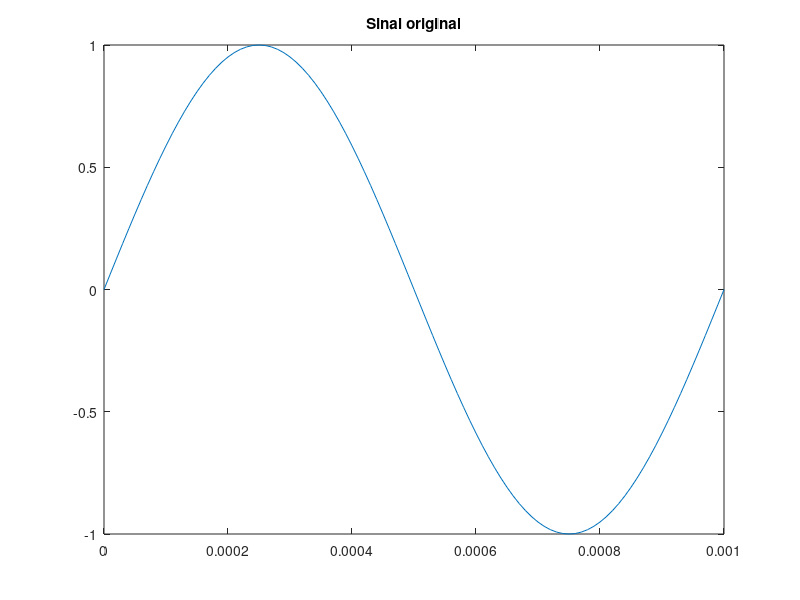
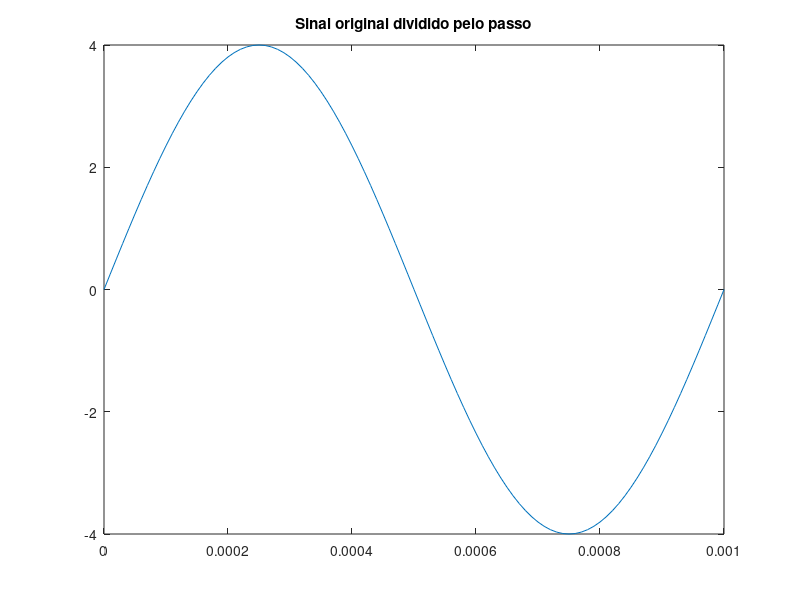
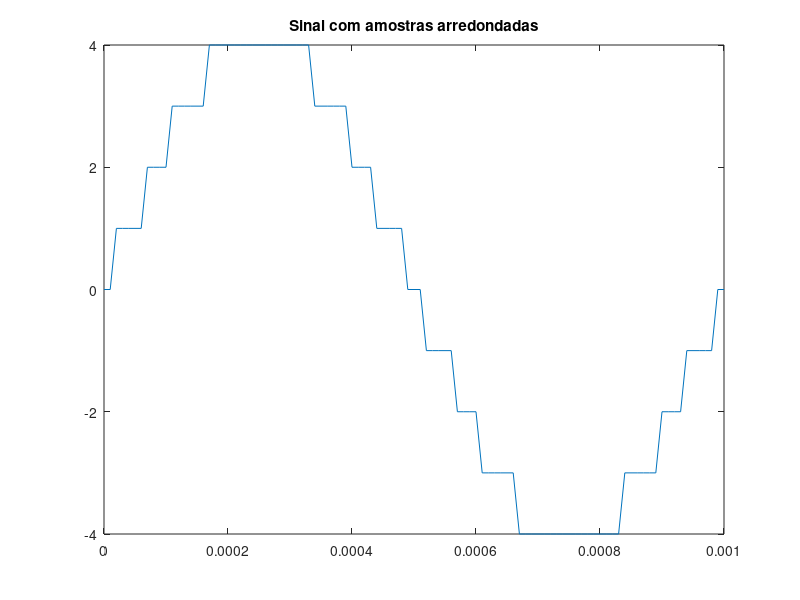
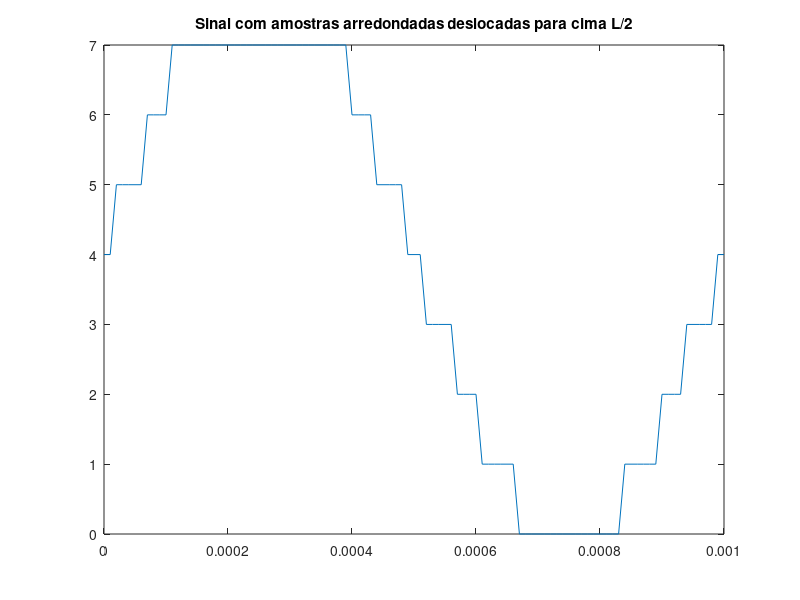

Source code (MATLAB) for these figures, in order:
clear all
close all
clc

A = 1;
f = 1000;
N = 100;
fs = N*f;   
num_periodos = 1000;
tempo_final = num_periodos*(1/f);
t = [0:1/fs:tempo_final/1000];
f_passo = 1/(tempo_final/1000);
eixo_f = [-fs/2:f_passo:fs/2];

% Sinal amostrado (ja pelo matlab)
y = A*sin(2*pi*f*t);

% Numero de bits d quantizador
k = 3;

% Numero de niveis de quantizacao
L = 2^k;

% Passo dos niveis
passo = 2*A/L;

% Dividindo o sinal pelo passo para
% Ampliar a escala do seno para se ter mais 
% inteiros e poder arredondar
y_aux = y./passo;

% Arredondando as amostras
y_round = round(y_aux);

% Ajustando a escala para os niveis serem
% de 0 até L. 
y_int = y_round + (L/2);

% Deixando a escala de 0 ate L-1
for i=1:length(y_int)
    if y_int(i) == L
        y_int(i) = L-1;
    end
end

% Seq. bin transmitida
y_bin = dec2bin(y_int); 

% Considerando que o receptor identificou 
% corretamente os bits. Reformatando o sinal
y_rec = bin2dec(y_bin);
y_rec2 = y_rec - (L/2);
y_rec3 = y_rec2*passo;


figure(1)
plot(t,y)
title('Sinal original')

figure(2)
plot(t,y_aux)
title('Sinal original dividido pelo passo')

figure(3)
plot(t,y_round)
title('Sinal com amostras arredondadas')

figure(4)
plot(t,y_int)
title('Sinal com amostras arredondadas deslocadas para cima L/2')

figure(5)
plot(t,y_rec)
title('Sinal recuperado')

figure(6)
plot(t,y_rec2)
title('Sinal com amostras arredondadas deslocadas para baixo L/2')

figure(7)
hold on 
plot(t,y_rec3)
plot(t,y)
title('Sinal multiplicado pelo passo e sinal original em vermelho')


% Frequencias que surgem devido a 
% quantizacao por isso se usa os 
% filtros passa faixa
Y = fftshift(fft(y))/length(y);
Y_rec3 = fftshift(fft(y_rec3))/length(y_rec3);

figure(8)
subplot(2,1,1)
plot(eixo_f,abs(Y))
title('Sinal original')
subplot(2,1,2)
plot(eixo_f,abs(Y_rec3))
title('Sinal recuperado')

% Quanto mais bits de quantizacao 
% menos erro e menos frequencias indesejadas 
% ira ter o sinal 



